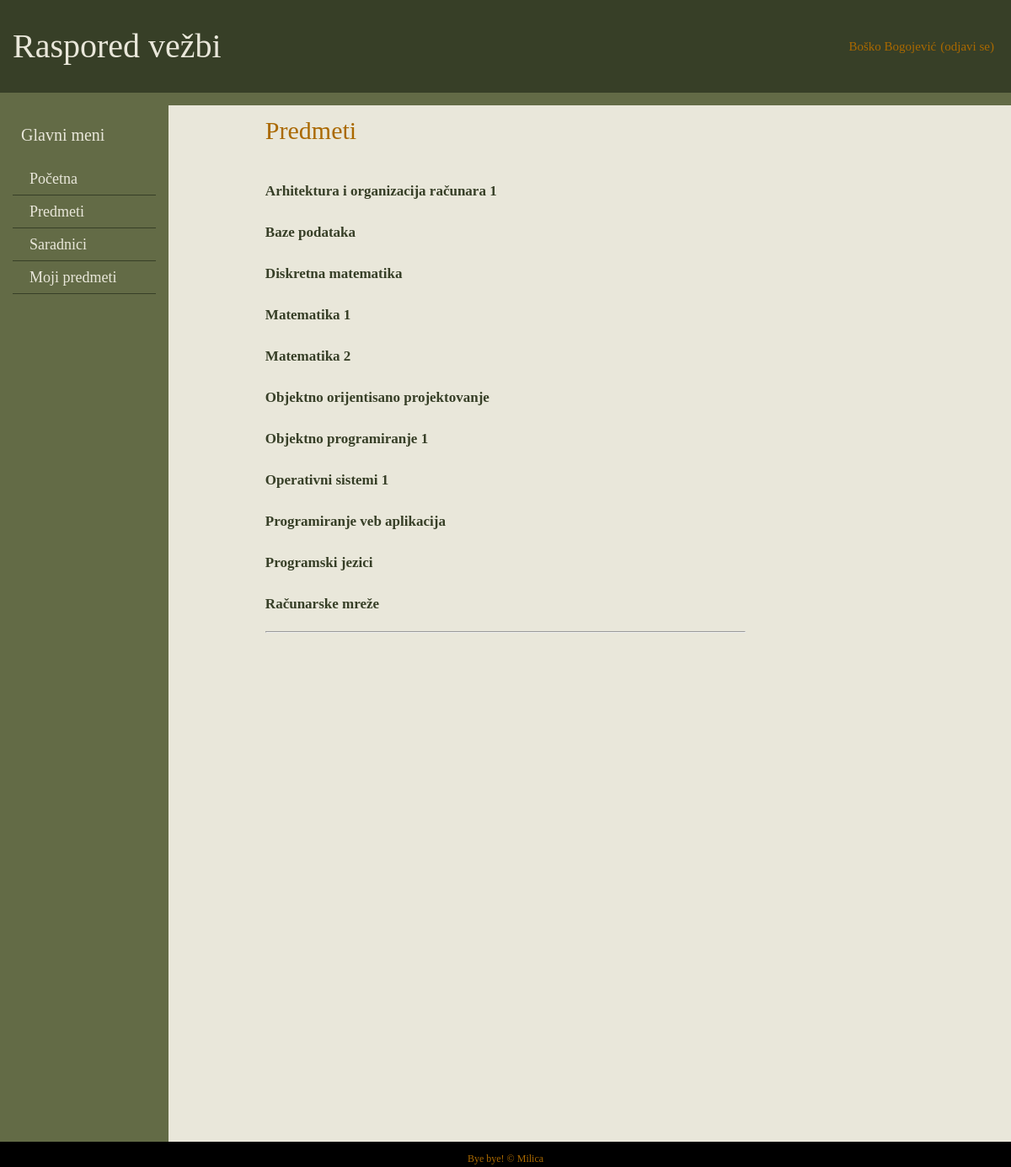
Page /predmeti.php (signed in) on the committed database.
### tables this page shows
CREATE TABLE `predmeti` (
  `id` int(11) NOT NULL,
  `naziv` varchar(100) NOT NULL,
  `opis` text,
  `lab` int(11) NOT NULL
);

### Konekcija.php (called while the page is built, shortened)
<?php
class Konekcija
{
    private $con;
    private static $pok;
    private function __construct()
    {
        $host = DB_HOST;
        $user = DB_USER;
        $name = DB_NAME;
        $pass = DB_PASS;
        $this->con = @mysqli_connect($host, $user, $pass, $name)
        OR
        die('Konekcija sa bazom nije uspela' . mysqli_connect_error());
        mysqli_set_charset($this->con, 'utf8');
    }
    public static function pokazivacKon(){
        if( self::$pok ==null )
            self::$pok = new Konekcija();
        return self::$pok;
    }
    public function getKonekcija()
    {
        return $this->con;
    }
    public static function upit($query){
        return   Konekcija::pokazivacKon()->getKonekcija()->query($query);
    }
    public static function prazna($result){
        if($result->num_rows===0)
            return 0;
        else
            return 1;
    }
}

### Predmet.php (the view, shortened to what this page needs)
<?php
include_once 'Konekcija.php';
class Predmet
{
    public static function listajPredmet(){
        $qry="SELECT id, naziv  FROM predmeti where 1";
        $result=Konekcija::upit($qry);
        $error="Trenutno ne postoji nijedan predmet, pogledajte kasnije";
        $valid=Konekcija::prazna($result);
        if($valid==1){
            while($row=$result->fetch_assoc()){
                $id=$row['id'];
                $name=$row['naziv'];
               self::pisiListu($id, $name);
            }
        }
        else echo '<br><br><h3>'.$error.'</h3>';
    }
    public static function pisiListu($id,$name){
        echo '<br><li class="lista"><a href="stranapredmeta.php?id='.$id.'">'.$name.'</a></li><br>';
    }
}

### css/style.css (style rules this page uses)
html, body, div, span, applet, object, iframe, h1, h2, h3, h4, h5, h6, p, blockquote, pre, a, abbr, acronym, address, big, cite, code, del, dfn, em, img, ins, kbd, q, s, samp, small, strike, strong, sub, sup, tt, var, b, u, i, center, dl, dt, dd, ol, ul, li, fieldset, form, label, legend, table, caption, tbody, tfoot, thead, tr, th, td, article, aside, canvas, details, embed, figure, figcaption, footer, header, menu, nav, output, ruby, section, summary, time, mark, audio, video { margin: 0; padding: 0; border: 0; font-size: 100%; font: inherit; vertical-align: baseline; }
body { line-height: 1; }
body { padding:0; margin:0; background-color:#e9e7da ; color: #AA6900; }
.lista { list-style-type: none; }
.lista a { text-decoration: none; color:#373f27; font-size:17px; font-weight: bold; }

### css/grid.css (style rules this page uses)
html { box-sizing: border-box; }
*,*:before,*:after { box-sizing: inherit; }

### rows in the picture
predmeti: naziv "Arhitektura i organizacija računara 1"
predmeti: naziv "Baze podataka"
predmeti: naziv "Diskretna matematika"
predmeti: naziv "Matematika 1"
predmeti: naziv "Matematika 2"
predmeti: naziv "Objektno orijentisano projektovanje"
predmeti: naziv "Objektno programiranje 1"
predmeti: naziv "Operativni sistemi 1"
predmeti: naziv "Programiranje veb aplikacija"
predmeti: naziv "Programski jezici"
predmeti: naziv "Računarske mreže"

### other values in the picture
$_SESSION['ime'] "Boško"
$_SESSION['prezime'] "Bogojević"
$page_title "Predmeti"
